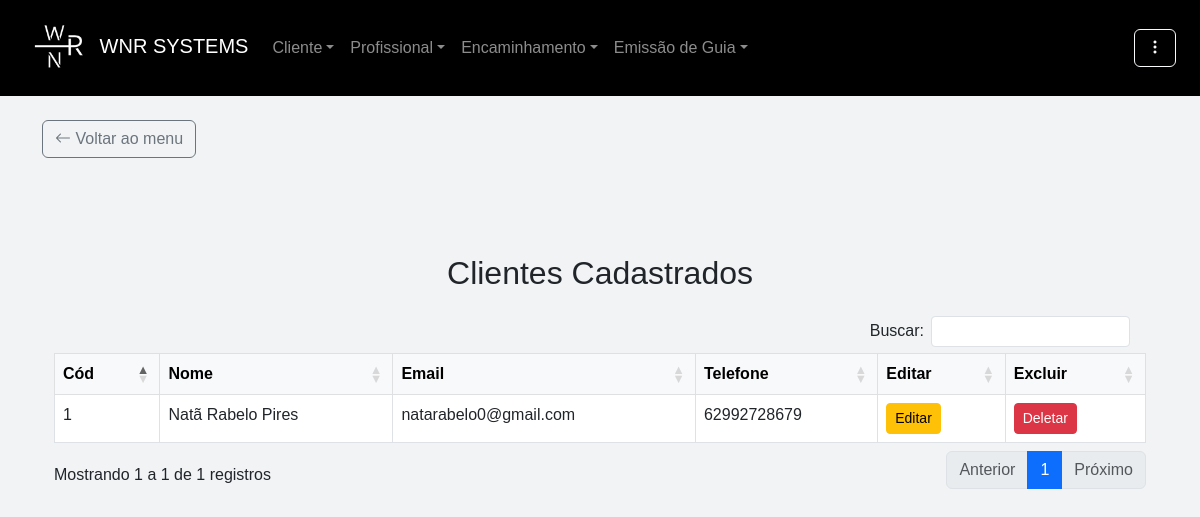
Page /listar_cliente (signed in) on the earlier database version.
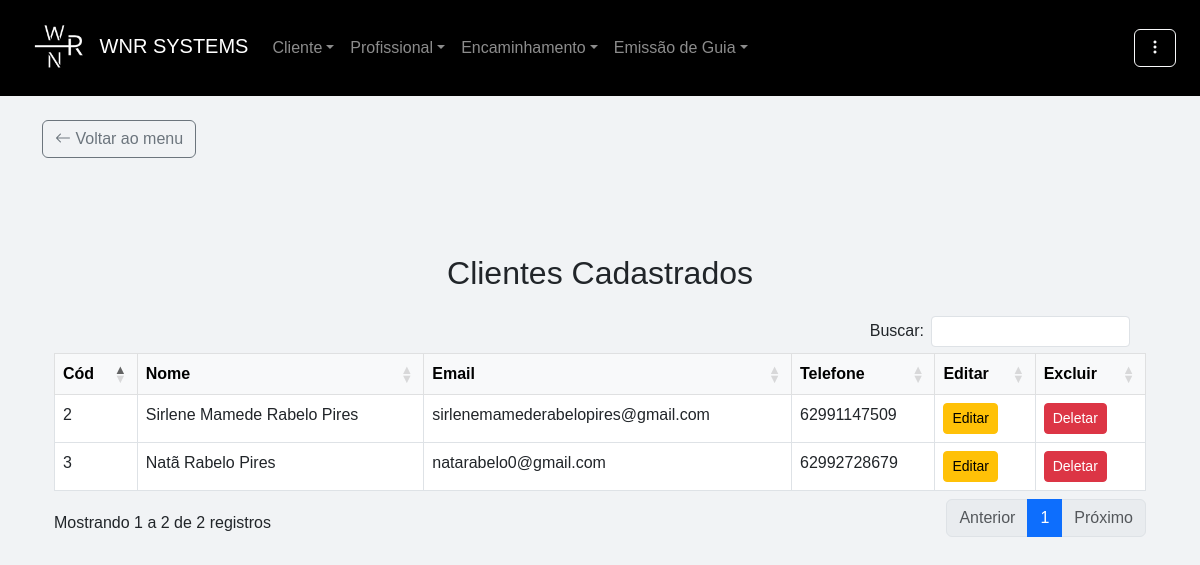
Same page on the later database version.
### app/models.py (models this page shows)
class Cliente(db.Model):
    __tablename__ = "clientes"
    id                              = db.Column(db.Integer, primary_key=True)
    nome                            = db.Column(db.String(255), nullable=False)
    cpf                             = db.Column(db.String(14), unique=True, nullable=False)
    email                           = db.Column(db.String(255))
    data_nascimento                 = db.Column(db.DateTime)
    renda_familiar                  = db.Column(db.Float, nullable=False, default=0.0)
    bairro                          = db.Column(db.String(255))
    canal_divulgacao                = db.Column(db.String(255))
    cep                             = db.Column(db.String(10))
    cidade                          = db.Column(db.String(255))
    cpf_responsavel                 = db.Column(db.String(14))
    complemento                     = db.Column(db.String(255))
    numero_cs                       = db.Column(db.String(20))
    despesa_mensal                  = db.Column(db.Float, nullable=False, default=0.0)
    estado                          = db.Column(db.String(255))
    endereco                        = db.Column(db.String(255))
    fone_contato                    = db.Column(db.String(20))
    fone_pessoal                    = db.Column(db.String(20))
    nome_plano_saude                = db.Column(db.String(255), default="")
    plano_saude                     = db.Column(db.String(255))
    nome_responsavel                = db.Column(db.String(255), default="")
    possui_filhos                   = db.Column(db.String(255))
    numero_filhos                   = db.Column(db.Integer, default=0)
    previdenciario                  = db.Column(db.String(255))
    profissao                       = db.Column(db.String(255))
    remuneracao                     = db.Column(db.Float, nullable=False, default=0.0)
    rg                              = db.Column(db.String(20))
    saldo                           = db.Column(db.Float, nullable=False, default=0.0)
    idade                           = db.Column(db.Integer, default=0)
    data_cadastro                   = db.Column(db.DateTime, default=db.func.current_timestamp())
    sexo_id                         = db.Column(db.Integer, db.ForeignKey("sexo.id"))
    condicao_habitacao_id           = db.Column(db.Integer, db.ForeignKey("condicao_habitacao.id"))
    tipo_moradia_id                 = db.Column(db.Integer, db.ForeignKey("tipo_moradia.id"))
    tipo_transporte_id              = db.Column(db.Integer, db.ForeignKey("tipo_transporte.id"))
    escolaridade_id                 = db.Column(db.Integer, db.ForeignKey("escolaridade.id"))
    grau_parentesco_id              = db.Column(db.Integer, db.ForeignKey("grau_parentesco.id"))
    estado_civil_id                 = db.Column(db.Integer, db.ForeignKey("estados_civis.id"))
    estado_civil                    = db.relationship("EstadosCivis", back_populates="clientes")
    sexo                            = db.relationship("Sexo", back_populates="clientes")
    condicao_habitacao              = db.relationship("CondicaoHabitacao", back_populates="clientes")
    tipo_moradia                    = db.relationship("TipoMoradia", back_populates="clientes")
    tipo_transporte                 = db.relationship("TipoTransporte", back_populates="clientes")
    escolaridade                    = db.relationship("Escolaridade", back_populates="clientes")
    grau_parentesco                 = db.relationship("GrauParentesco", back_populates="clientes")
    encaminhamentos                 = db.relationship("Encaminhamento", back_populates="cliente", cascade="all, delete-orphan")
    guias                           = db.relationship("Guia", back_populates="cliente", cascade="all, delete-orphan")

### app/routes/cliente/cliente.py (the view)
@client_bp.route('/listar_cliente', methods=['GET', 'POST'])
@required_login
@role_required('atendimento', 'financeiro', 'admin')
def listar_cliente():
    clientes = Cliente.query.all()
    usuario = current_user
    return render_template('clientes/list.html', clientes=clientes, usuario=usuario)

### app/__init__.py (called while the page is built)
@login_manager.user_loader
def load_user(id):
    return Usuario.query.get(int(id))

### app/utils/login_required.py (called while the page is built)
def required_login(f):
    @wraps(f)
    def decorated_function(*args, **kwargs):
        if 'user_id' not in session:
            return redirect(url_for('auth_bp.login'))
        return f(*args, **kwargs)
    return decorated_function

### app/templates/clientes/list.html (shortened to what this page needs)
{% extends 'base.html' %}
{% block content %}
<div class="container mt-5">
    <h2 class="text-center mb-4 mt-5">Clientes Cadastrados</h2>
    <div class="card-body">
        <table id="table" class="table table-bordered table-hover">
            <thead class="table-light">
                <tr>
                    <th>Cód</th>
                    <th>Nome</th>
                    <th>Email</th>
                    <th>Telefone</th>
                    <th>Editar</th>
                    {% if usuario.role == "admin" %}
                    <th>Excluir</th>
                    {% endif %}
                </tr>
            </thead>
            <tbody>
                {% for cliente in clientes %}
                    <tr>
                        <td>{{ cliente.id }}</td>
                        <td>{{ cliente.nome }}</td>
                        <td>{{ cliente.email }}</td>
                        <td>{{ cliente.fone_contato }}</td>
                        <td><a href="{{ url_for('client_bp.editar_cliente', id=cliente.id) }}" class="btn btn-sm btn-warning">Editar</a></td>
                        {% if usuario.role == "admin" %}
                        <td><a href="{{ url_for('client_bp.deletar_cliente', id=cliente.id) }}" class="btn btn-sm btn-danger" data-bs-toggle="modal" data-bs-target="#confirmarExclusao" data-id="{{ cliente.id }}">Deletar</a></td>
                        {% endif %}
                    </tr>
                  {% endfor %}
            </tbody>
        </table>
    </div>
</div>
{% endblock %}

### app/templates/base.html (shortened to what this page needs)
<!DOCTYPE html>
<html lang="pt-BR">
<head>
    <link href="https://cdn.jsdelivr.net/npm/bootstrap@5.3.0/dist/css/bootstrap.min.css" rel="stylesheet">
    <link rel="stylesheet" href="https://cdn.jsdelivr.net/npm/bootstrap-icons/font/bootstrap-icons.css">
    <link rel="stylesheet" href="https://cdnjs.cloudflare.com/ajax/libs/font-awesome/6.5.0/css/all.min.css">
    <link rel="stylesheet" href="https://cdn.datatables.net/1.13.6/css/dataTables.bootstrap5.min.css">
    <link rel="stylesheet" href="https://cdn.datatables.net/buttons/2.2.3/css/buttons.dataTables.min.css">
    <link rel="stylesheet" href="{{ url_for('static', filename='css/base.css') }}">
</head>
<body>
    <nav class="navbar navbar-expand-lg navbar-dark bg-black px-4 fixed-top">
    <a class="navbar-brand" href="{{ url_for('main_bp.menu') }}">
        <img src="{{ url_for('static', filename='image/logo.png') }}" alt="Logo" width="70" height="70" class="d-inline-block align-text-center">
        WNR SYSTEMS
    </a>
    <div class="collapse navbar-collapse" id="navbarNav">
        <ul class="navbar-nav me-auto">
            <li class="nav-item dropdown">
                <a class="nav-link dropdown-toggle" href="#" data-bs-toggle="dropdown">Cliente</a>
            </li>
            <li class="nav-item dropdown">
                <a class="nav-link dropdown-toggle" href="#" data-bs-toggle="dropdown">Profissional</a>
            </li>
            <li class="nav-item dropdown">
                <a class="nav-link dropdown-toggle" href="#" data-bs-toggle="dropdown">Encaminhamento</a>
            </li>
            <li class="nav-item dropdown">
                <a class="nav-link dropdown-toggle" href="#" data-bs-toggle="dropdown">Emissão de Guia</a>
            </li>
        </ul>
        <div class="dropdown ms-auto">
            <button class="btn btn-outline-light" type="button" id="menuDropdown" data-bs-toggle="dropdown" aria-expanded="false">
                <i class="bi bi-three-dots-vertical"></i>
            </button>
        </div>
    </div>
</nav>
    {% if request.endpoint != 'main_bp.menu' %}
    <div class="container mt-5 pt-3">
        <a href="{{ url_for('main_bp.menu') }}" class="btn btn-outline-secondary">
            <i class="bi bi-arrow-left"></i> Voltar ao menu
        </a>
    </div>
    {% endif %}
    <div class="container container-fluid mt-5">
        {% block content %}{% endblock %}
    </div>
</body>
</html>

### app/static/css/base.css (style rules this page uses)
body { display: flex; flex-direction: column; margin: 0; padding-top: 56px; font-family: Arial, sans-serif; background-color: #f1f3f5; }

Differences in the rows shown:
removed Cliente: id "1", nome "Natã Rabelo Pires", email "natarabelo0@gmail.com", fone_contato "62992728679"
added Cliente: id "2", nome "Sirlene Mamede Rabelo Pires", email "sirlenemamederabelopires@gmail.com", fone_contato "62991147509"
added Cliente: id "3", nome "Natã Rabelo Pires", email "natarabelo0@gmail.com", fone_contato "62992728679"
Other differences:
text written by a page script: "Buscar: Mostrando 1 a 1 de 1 registros Anterior 1 Próximo" → "Buscar: Mostrando 1 a 2 de 2 registros Anterior 1 Próximo"
